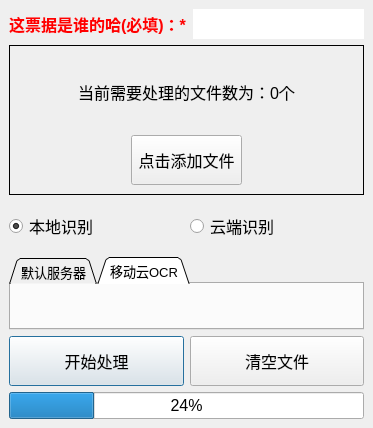
<?xml version="1.0" encoding="UTF-8"?>
<ui version="4.0">
 <class>MainWindow</class>
 <widget class="QMainWindow" name="MainWindow">
  <property name="geometry">
   <rect>
    <x>0</x>
    <y>0</y>
    <width>373</width>
    <height>425</height>
   </rect>
  </property>
  <property name="sizePolicy">
   <sizepolicy hsizetype="Fixed" vsizetype="Fixed">
    <horstretch>0</horstretch>
    <verstretch>0</verstretch>
   </sizepolicy>
  </property>
  <property name="minimumSize">
   <size>
    <width>0</width>
    <height>0</height>
   </size>
  </property>
  <property name="font">
   <font>
    <pointsize>12</pointsize>
   </font>
  </property>
  <property name="windowTitle">
   <string>票据小工具</string>
  </property>
  <widget class="QWidget" name="centralwidget">
   <layout class="QGridLayout" name="gridLayout_3">
    <item row="0" column="0">
     <layout class="QHBoxLayout" name="horizontalLayout_3">
      <property name="sizeConstraint">
       <enum>QLayout::SetMinimumSize</enum>
      </property>
      <item>
       <widget class="QLabel" name="label_userName">
        <property name="sizePolicy">
         <sizepolicy hsizetype="Minimum" vsizetype="Fixed">
          <horstretch>0</horstretch>
          <verstretch>0</verstretch>
         </sizepolicy>
        </property>
        <property name="minimumSize">
         <size>
          <width>0</width>
          <height>30</height>
         </size>
        </property>
        <property name="font">
         <font>
          <pointsize>12</pointsize>
          <italic>false</italic>
          <bold>true</bold>
         </font>
        </property>
        <property name="text">
         <string>&lt;html&gt;&lt;head/&gt;&lt;body&gt;&lt;p&gt;&lt;span style=&quot; color:#ff0000;&quot;&gt;这票据是谁的哈(必填)：*&lt;/span&gt;&lt;/p&gt;&lt;/body&gt;&lt;/html&gt;</string>
        </property>
       </widget>
      </item>
      <item>
       <widget class="QLineEdit" name="lineEdit_userName">
        <property name="enabled">
         <bool>true</bool>
        </property>
        <property name="sizePolicy">
         <sizepolicy hsizetype="MinimumExpanding" vsizetype="Fixed">
          <horstretch>0</horstretch>
          <verstretch>0</verstretch>
         </sizepolicy>
        </property>
        <property name="minimumSize">
         <size>
          <width>0</width>
          <height>30</height>
         </size>
        </property>
        <property name="font">
         <font>
          <pointsize>12</pointsize>
         </font>
        </property>
        <property name="focusPolicy">
         <enum>Qt::ClickFocus</enum>
        </property>
        <property name="autoFillBackground">
         <bool>false</bool>
        </property>
        <property name="inputMask">
         <string/>
        </property>
        <property name="text">
         <string/>
        </property>
        <property name="frame">
         <bool>false</bool>
        </property>
        <property name="echoMode">
         <enum>QLineEdit::Normal</enum>
        </property>
        <property name="alignment">
         <set>Qt::AlignCenter</set>
        </property>
        <property name="placeholderText">
         <string/>
        </property>
        <property name="clearButtonEnabled">
         <bool>false</bool>
        </property>
       </widget>
      </item>
     </layout>
    </item>
    <item row="1" column="0">
     <widget class="QFrame" name="frame">
      <property name="sizePolicy">
       <sizepolicy hsizetype="MinimumExpanding" vsizetype="Fixed">
        <horstretch>0</horstretch>
        <verstretch>0</verstretch>
       </sizepolicy>
      </property>
      <property name="minimumSize">
       <size>
        <width>0</width>
        <height>150</height>
       </size>
      </property>
      <property name="frameShape">
       <enum>QFrame::Box</enum>
      </property>
      <property name="frameShadow">
       <enum>QFrame::Plain</enum>
      </property>
      <property name="lineWidth">
       <number>1</number>
      </property>
      <layout class="QVBoxLayout" name="verticalLayout_4">
       <item>
        <widget class="QLabel" name="label_fileCnt">
         <property name="sizePolicy">
          <sizepolicy hsizetype="Preferred" vsizetype="MinimumExpanding">
           <horstretch>0</horstretch>
           <verstretch>0</verstretch>
          </sizepolicy>
         </property>
         <property name="font">
          <font>
           <pointsize>12</pointsize>
          </font>
         </property>
         <property name="text">
          <string>当前需要处理的文件数为：0个</string>
         </property>
         <property name="textFormat">
          <enum>Qt::PlainText</enum>
         </property>
         <property name="alignment">
          <set>Qt::AlignCenter</set>
         </property>
         <property name="wordWrap">
          <bool>false</bool>
         </property>
         <property name="margin">
          <number>0</number>
         </property>
        </widget>
       </item>
       <item>
        <layout class="QHBoxLayout" name="horizontalLayout_2">
         <item>
          <spacer name="horizontalSpacer">
           <property name="orientation">
            <enum>Qt::Horizontal</enum>
           </property>
           <property name="sizeHint" stdset="0">
            <size>
             <width>40</width>
             <height>20</height>
            </size>
           </property>
          </spacer>
         </item>
         <item>
          <widget class="QPushButton" name="pushButton_loadFile">
           <property name="sizePolicy">
            <sizepolicy hsizetype="MinimumExpanding" vsizetype="Fixed">
             <horstretch>0</horstretch>
             <verstretch>0</verstretch>
            </sizepolicy>
           </property>
           <property name="minimumSize">
            <size>
             <width>0</width>
             <height>50</height>
            </size>
           </property>
           <property name="font">
            <font>
             <pointsize>12</pointsize>
            </font>
           </property>
           <property name="text">
            <string>点击添加文件</string>
           </property>
           <property name="flat">
            <bool>false</bool>
           </property>
          </widget>
         </item>
         <item>
          <spacer name="horizontalSpacer_4">
           <property name="orientation">
            <enum>Qt::Horizontal</enum>
           </property>
           <property name="sizeHint" stdset="0">
            <size>
             <width>40</width>
             <height>20</height>
            </size>
           </property>
          </spacer>
         </item>
        </layout>
       </item>
      </layout>
     </widget>
    </item>
    <item row="2" column="0">
     <layout class="QHBoxLayout" name="horizontalLayout">
      <item>
       <widget class="QRadioButton" name="radioButton_local">
        <property name="sizePolicy">
         <sizepolicy hsizetype="Minimum" vsizetype="Preferred">
          <horstretch>0</horstretch>
          <verstretch>0</verstretch>
         </sizepolicy>
        </property>
        <property name="minimumSize">
         <size>
          <width>0</width>
          <height>50</height>
         </size>
        </property>
        <property name="font">
         <font>
          <pointsize>12</pointsize>
         </font>
        </property>
        <property name="text">
         <string>本地识别</string>
        </property>
        <property name="checked">
         <bool>true</bool>
        </property>
       </widget>
      </item>
      <item>
       <widget class="QRadioButton" name="radioButton_cloud">
        <property name="sizePolicy">
         <sizepolicy hsizetype="Minimum" vsizetype="Preferred">
          <horstretch>0</horstretch>
          <verstretch>0</verstretch>
         </sizepolicy>
        </property>
        <property name="minimumSize">
         <size>
          <width>0</width>
          <height>50</height>
         </size>
        </property>
        <property name="font">
         <font>
          <pointsize>12</pointsize>
         </font>
        </property>
        <property name="text">
         <string>云端识别</string>
        </property>
        <property name="checked">
         <bool>false</bool>
        </property>
       </widget>
      </item>
     </layout>
    </item>
    <item row="3" column="0">
     <widget class="QTabWidget" name="tabWidget">
      <property name="enabled">
       <bool>true</bool>
      </property>
      <property name="font">
       <font>
        <pointsize>10</pointsize>
       </font>
      </property>
      <property name="autoFillBackground">
       <bool>false</bool>
      </property>
      <property name="tabShape">
       <enum>QTabWidget::Triangular</enum>
      </property>
      <property name="currentIndex">
       <number>1</number>
      </property>
      <property name="tabBarAutoHide">
       <bool>false</bool>
      </property>
      <widget class="QWidget" name="tab_default">
       <attribute name="title">
        <string>默认服务器</string>
       </attribute>
       <layout class="QGridLayout" name="gridLayout_2">
        <item row="0" column="0">
         <widget class="QLabel" name="label">
          <property name="font">
           <font>
            <pointsize>12</pointsize>
            <bold>true</bold>
           </font>
          </property>
          <property name="text">
           <string>默认使用创新中心服务器</string>
          </property>
          <property name="textFormat">
           <enum>Qt::AutoText</enum>
          </property>
          <property name="alignment">
           <set>Qt::AlignCenter</set>
          </property>
         </widget>
        </item>
       </layout>
      </widget>
      <widget class="QWidget" name="tab_ecloud">
       <attribute name="title">
        <string>移动云OCR</string>
       </attribute>
      </widget>
     </widget>
    </item>
    <item row="4" column="0">
     <layout class="QGridLayout" name="gridLayout">
      <item row="0" column="0">
       <widget class="QPushButton" name="pushButton_start">
        <property name="sizePolicy">
         <sizepolicy hsizetype="Expanding" vsizetype="Fixed">
          <horstretch>0</horstretch>
          <verstretch>0</verstretch>
         </sizepolicy>
        </property>
        <property name="minimumSize">
         <size>
          <width>0</width>
          <height>50</height>
         </size>
        </property>
        <property name="font">
         <font>
          <pointsize>12</pointsize>
         </font>
        </property>
        <property name="text">
         <string>开始处理</string>
        </property>
        <property name="default">
         <bool>true</bool>
        </property>
       </widget>
      </item>
      <item row="0" column="1">
       <widget class="QPushButton" name="pushButton_clear">
        <property name="sizePolicy">
         <sizepolicy hsizetype="MinimumExpanding" vsizetype="Fixed">
          <horstretch>0</horstretch>
          <verstretch>0</verstretch>
         </sizepolicy>
        </property>
        <property name="minimumSize">
         <size>
          <width>0</width>
          <height>50</height>
         </size>
        </property>
        <property name="font">
         <font>
          <pointsize>12</pointsize>
         </font>
        </property>
        <property name="text">
         <string>清空文件</string>
        </property>
       </widget>
      </item>
      <item row="1" column="0" colspan="2">
       <widget class="QProgressBar" name="progressBar">
        <property name="sizePolicy">
         <sizepolicy hsizetype="Expanding" vsizetype="Fixed">
          <horstretch>0</horstretch>
          <verstretch>0</verstretch>
         </sizepolicy>
        </property>
        <property name="value">
         <number>24</number>
        </property>
        <property name="alignment">
         <set>Qt::AlignCenter</set>
        </property>
       </widget>
      </item>
     </layout>
    </item>
   </layout>
  </widget>
 </widget>
 <resources/>
 <connections/>
</ui>
